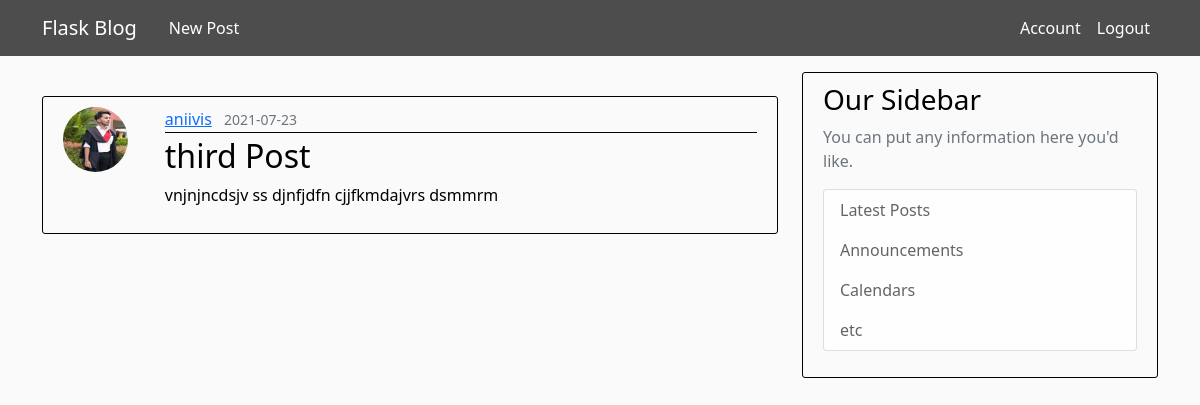
The page /post/4 (signed in) on the database its author committed.
### flaskblog/models.py (models this page shows, shortened)
class User(db.Model, UserMixin):
    id = db.Column(db.Integer, primary_key=True)
    username = db.Column(db.String(20), unique=True, nullable=False)
    email = db.Column(db.String(120), unique=True, nullable=False)
    image_file = db.Column(db.String(20), nullable=False, default='default.jpg')
    password = db.Column(db.String(60), nullable=False)
    posts = db.relationship('Post', backref='author', lazy=True)

class Post(db.Model):
    id = db.Column(db.Integer, primary_key=True)
    title = db.Column(db.String(100),nullable=False)
    date_posted = db.Column(db.DateTime, default=datetime.utcnow(), nullable=False)
    content = db.Column(db.Text,nullable=False)
    user_id = db.Column(db.Integer,db.ForeignKey('user.id'), nullable=False)

### flaskblog/routes.py (the view)
@app.route("/post/<int:post_id>")
@login_required
def post(post_id):
    post = Post.query.get_or_404(post_id)
    return render_template('post.html', title=post.title, post=post)

### flaskblog/models.py (called while the page is built)
@login_manager.user_loader
def load_user(user_id):
    return User.query.get(int(user_id))

### flaskblog/templates/post.html (shortened to what this page needs)
{% extends 'base.html' %} {% block content %}
<br>
<article class="media content-section">
    <img class="rounded-circle article-img" src="{{ url_for('static', filename='profile_pics/' + post.author.image_file) }}"> &nbsp;&nbsp;&nbsp;&nbsp;&nbsp;
    <div class="media-body">
        <div class="article-metadata">
            <a class="mr-2" href="#">{{ post.author.username }}</a>
            <small class="text-muted">{{ post.date_posted.strftime('%Y-%m-%d') }}</small>
        </div>
        <h2 class="article-title">{{ post.title }}</h2>
        <p class="article-content">{{ post.content }}</p>
    </div>
</article>
<br> {% endblock %}

### flaskblog/static/main.css (style rules this page uses)
body { background: #fafafa; color: #000000; }
h1, h2, h3, h4, h5, h6 { color: #000000; }
.content-section { background: #fafafa; padding: 10px 20px; border: 1px solid #000000; border-radius: 3px; margin-bottom: 20px; }
.article-title { color: #000000; }
.article-content { white-space: pre-line; }
.article-img { height: 65px; width: 65px; margin-right: 16px; }
.article-metadata { padding-bottom: 1px; margin-bottom: 4px; border-bottom: 1px solid #000000 }

### rows shown on the page
User: image_file (picture), author.username "aniivis"
Post: date_posted "2021-07-23", title "third Post", content "vnjnjncdsjv ss djnfjdfn cjjfkmdajvrs dsmmrm"
